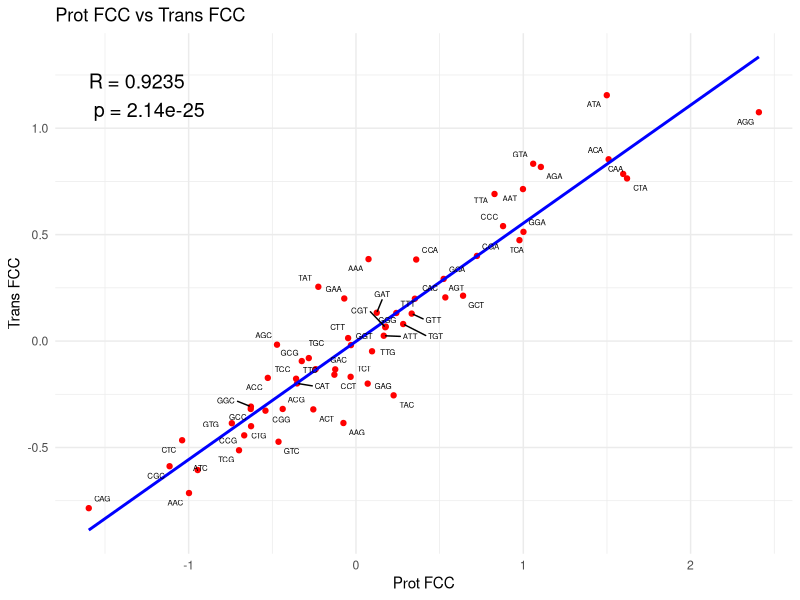
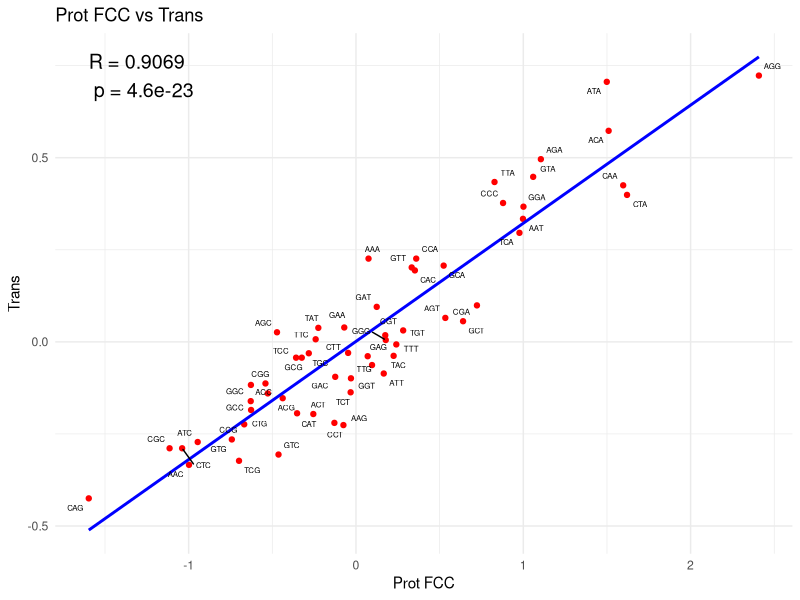
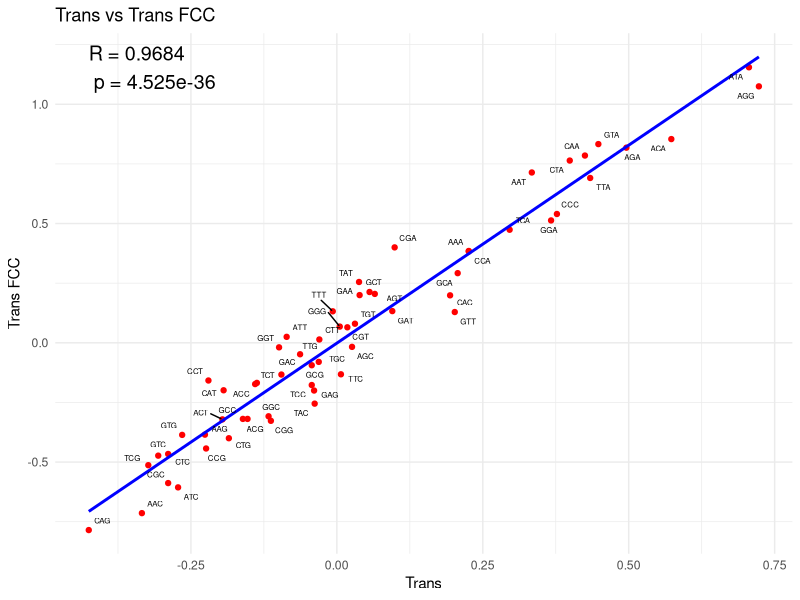

Here is the R script that generated these plots, in order:
#Change directory to fig_4 
#read in each file to a vector for each file - can run the function for each file in the directory
#or you could merge the three files... so then you dont have to do the for loop
library(ggplot2)
library(ggrepel)

prot_FCC <- read.csv("Prot_FCC_log_odds.csv")
trans_FCC <- read.csv("Trans_FCC_log_odds.csv")
trans <- read.csv("Trans_log_odds.csv")

#Rename columns of the log_odds in each 
names(prot_FCC)[names(prot_FCC) == "Log_Odds"] <- "Prot.FCC.odds"
names(trans_FCC)[names(trans_FCC) == "Log_Odds"] <- "Trans.FCC.odds"
names(trans)[names(trans) == "Log_Odds"] <- "Trans.odds"

names(prot_FCC)[names(prot_FCC) == "Std_Error"] <- "Prot.FCC.Std"
names(trans_FCC)[names(trans_FCC) == "Std_Error"] <- "Trans.FCC.Std"
names(trans)[names(trans) == "Std_Error"] <- "Trans.Std"

merged_list <- list(prot_FCC, trans_FCC, trans)

merged_df <- Reduce(function(x,y) merge(x,y, by = c("Amino_acid","Codon"), all=TRUE), merged_list)

merged_df <- merged_df[, c("Amino_acid", "Codon",  
                           "Prot.FCC.odds", "Prot.FCC.Std", 
                           "Trans.FCC.odds", "Trans.FCC.Std",  
                           "Trans.odds", "Trans.Std", 
                           "Last_base")]

Prot_FCC <- unlist(merged_df$Prot.FCC.odds)
Trans_FCC <- unlist(merged_df$Trans.FCC.odds)
Trans <- unlist(merged_df$Trans.odds)

cor_test1 <- cor.test(Prot_FCC, Trans_FCC, method = "spearman")
cor_test2 <- cor.test(Prot_FCC, Trans, method = "spearman")
cor_test3 <- cor.test(Trans, Trans_FCC, method = "spearman")

r1_value <- round(cor_test1$estimate, digits = 4)
p1_value <- signif(cor_test1$p.value, digits = 4)
r2_value <- round(cor_test2$estimate, digits = 4)
p2_value <- signif(cor_test2$p.value, digits = 4)
r3_value <- round(cor_test3$estimate, digits = 4)
p3_value <- signif(cor_test3$p.value, digits = 4)


pdf("ProtFCC vs TransFCC (spearman).pdf", width = 10, height = 5)

GGplot1 = ggplot(merged_df, aes(x = Prot.FCC.odds, y = Trans.FCC.odds)) +
  geom_point(color = "red") +  # Scatter points
  geom_smooth(method = "lm", color = "blue", se = FALSE) +  # Regression line
  geom_text_repel(aes(label = Codon), size = 2, max.overlaps = Inf) +  # Codon labels, avoiding overlap
  labs(x = "Prot FCC", y = "Trans FCC", title = "Prot FCC vs Trans FCC") +
  annotate("text", x = min(merged_df$Prot.FCC.odds), y = max(merged_df$Trans.FCC.odds),
           label = paste0("R = ", r1_value, "\n p = ", p1_value),
           hjust = 0, size = 5) + 
  theme_minimal()  # Clean theme
  
print(GGplot1)

dev.off()

pdf("ProtFCC vs Trans (spearman).pdf", width = 10, height = 5)

GGplot2 = ggplot(merged_df, aes(x = Prot.FCC.odds, y = Trans.odds)) +
  geom_point(color = "red") +  # Scatter points
  geom_smooth(method = "lm", color = "blue", se = FALSE) +  # Regression line
  geom_text_repel(aes(label = Codon), size = 2, max.overlaps = Inf) +  # Codon labels, avoiding overlap
  labs(x = "Prot FCC", y = "Trans", title = "Prot FCC vs Trans") +
  annotate("text", x = min(merged_df$Prot.FCC.odds), y = max(merged_df$Trans.odds),
           label = paste0("R = ", r2_value, "\n p = ", p2_value),
           hjust = 0, size = 5) + 
  theme_minimal()  # Clean theme
  
print(GGplot2)

dev.off()

pdf("Trans vs TransFCC (spearman).pdf", width = 10, height = 5)

GGplot3 = ggplot(merged_df, aes(x = Trans.odds, y = Trans.FCC.odds)) +
  geom_point(color = "red") +  # Scatter points
  geom_smooth(method = "lm", color = "blue", se = FALSE) +  # Regression line
  geom_text_repel(aes(label = Codon), size = 2, max.overlaps = Inf) +  # Codon labels, avoiding overlap
  labs(x = "Trans", y = "Trans FCC", title = "Trans vs Trans FCC") +
  annotate("text", x = min(merged_df$Trans.odds), y = max(merged_df$Trans.FCC.odds),
           label = paste0("R = ", r3_value, "\n p = ", p3_value),
           hjust = 0, size = 5) + 
  theme_minimal()  # Clean theme
  
print(GGplot3)

dev.off()
